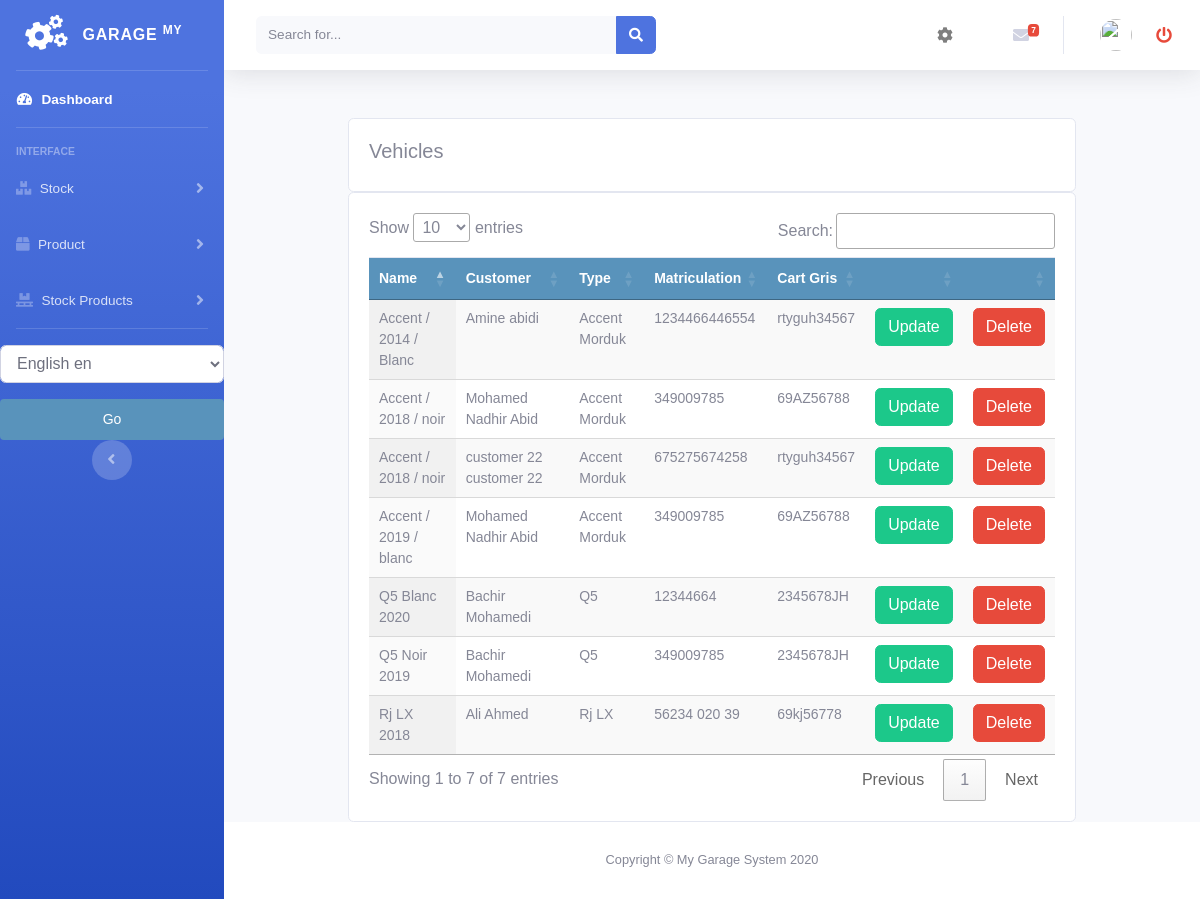
/vehicule/all_vehicule_list/, run on the app's committed database.
### vehicule/models.py (models this page shows, shortened)
class Vehicle(models.Model):
    vehicle_name = models.CharField(max_length=200, null=True)
    customer = models.ForeignKey(Customer, null=True, on_delete=models.CASCADE, related_name="vehicles")
    vehicle_type = models.ForeignKey(Type, null=True, on_delete=models.CASCADE)
    vehicle_mat = models.CharField(max_length=200, null=True)
    vehicle_cart_gris = models.CharField(max_length=200, null=True)
    date_created = models.DateTimeField(auto_now_add=True, null=True)
    updated = models.DateTimeField(auto_now=True, null=True)

class Type(models.Model):
    brand = models.ForeignKey(Brand, null=True, on_delete=models.CASCADE)
    name = models.CharField(max_length=250, null=True)
    slug = models.SlugField(max_length=200, unique=True)
    image = models.ImageField(upload_to='types/%Y/%m/%d', blank=True,)
    class Meta:
        ordering = ('name',)
        verbose_name = 'type'
        verbose_name_plural = 'types'
    def __str__(self):
        return self.name

### customer/models.py (models this page shows, shortened)
class Customer(models.Model):
    firstname = models.CharField(max_length=250, null=True)
    lastname = models.CharField(max_length=250, null=True)
    address = models.CharField(max_length=200, null=True)
    phone = models.CharField(max_length=200, null=True)
    date_created = models.DateTimeField(auto_now_add=True, null=True)
    date_updated = models.DateTimeField(auto_now=True)
    date_joined = models.DateField(null=True)
    enterprise = models.BooleanField(default=False)
    debt = models.DecimalField(max_digits=10, decimal_places=2, null=True, default=0)
    def __str__(self):
        return self.firstname + " " + self.lastname

### vehicule/views.py (the view)
# urls.py: path('all_vehicule_list/', views.all_vehicule_list, name='all_vehicule_list'),
def all_vehicule_list(request):
    vehicles = Vehicle.objects.all()
    context = {
        'vehicles': vehicles,
    }
    return render(request, 'vehicule/all_list_vehicule.html', context)

### accounts/templatetags/erpextra.py (called while the page is built)
@register.filter(name='has_group')
def has_group(user, group_name):
    group = Group.objects.get(name=group_name)
    return True if group in user.groups.all() else False

### vehicule/templates/vehicule/all_list_vehicule.html (shortened to what this page needs)
{% extends 'home.html' %}
{% load static %}
{% load i18n %}
{% block content %}
<br>
<div class="container">
    <div class="row">
        <div class="col-md">
            <div class="card card-body">
                <h5>{% trans "Vehicles" %}</h5>
            </div>
            <div class="card card-body">
                <table id="table_id" class="display text-center table">
                    <thead>
                    <tr>
                        <th>{% trans "Name" %}</th>
                        <th>{% trans "Customer" %}</th>
                        <th>{% trans "Type" %}</th>
                        <th>{% trans "Matriculation" %}</th>
                        <th>{% trans "Cart Gris" %}</th>
                        <th></th>
                        <th></th>
                    </tr>
                    </thead>
                    <tbody>
                    {% for veh in vehicles %}
                    <tr>
                        <td>
                            {{veh.vehicle_name}}
                        </td>
                        <td>
                            {{veh.customer}}
                        </td>
                        <td>
                            {{veh.vehicle_type}}
                        </td>
                        <td>
                            {{veh.vehicle_mat}}
                        </td>
                        <td>
                            {{veh.vehicle_cart_gris}}
                        </td>
                        <td>
                            <a class="btn btn-success " href="{% url 'vehicule:update_vehicule' veh.id %}">{% trans "Update" %}</a>
                        </td>
                        <td>
                            <a class="btn btn-danger " href="{% url 'vehicule:delete_vehicule' veh.id %}">{% trans "Delete" %}</a>
                        </td>
                    </tr>
                    {% endfor %}
                    </tbody>
                </table>
            </div>
        </div>
    </div>
</div>
{% endblock %}
{% block jsscript %}
<link rel="stylesheet" href="https://ajax.googleapis.com/ajax/libs/jqueryui/1.12.1/themes/smoothness/jquery-ui.css">
<link rel="stylesheet" href="https://cdnjs.cloudflare.com/ajax/libs/chosen/1.8.7/chosen.min.css"/>
<link rel="stylesheet" type="text/css" href="https://cdn.datatables.net/1.10.22/css/jquery.dataTables.css">
{% endblock %}

### static/css/main.css (style rules this page uses)
body { margin:0; padding:0; font-family:helvetica, sans-serif; }
h1, h2, h3, h4, h5 , h6 { font-family: 'Ubuntu', sans-serif; font-weight:normal; }
a { text-decoration:none; color:#5993bb; }
table { width:100%; border-spacing:0; border-collapse: collapse; }
table th, table td { text-align:left; font-size:14px; padding:10px; margin:0; }
tbody tr:nth-child(odd) { background:#efefef; }
thead th, tbody tr.total { background:#5993bb; color:#fff; font-weight:bold; }

### data on the page
Vehicle: vehicle_name "Accent / 2018 / noir", customer "Mohamed Nadhir Abid", vehicle_type "Accent Morduk", vehicle_mat "349009785", vehicle_cart_gris "69AZ56788"
Vehicle: vehicle_name "Q5 Noir 2019", customer "Bachir Mohamedi", vehicle_type "Q5", vehicle_mat "349009785", vehicle_cart_gris "2345678JH"
Vehicle: vehicle_name "Accent / 2019 / blanc", customer "Mohamed Nadhir Abid", vehicle_type "Accent Morduk", vehicle_mat "349009785", vehicle_cart_gris "69AZ56788"
Vehicle: vehicle_name "Q5 Blanc 2020", customer "Bachir Mohamedi", vehicle_type "Q5", vehicle_mat "12344664", vehicle_cart_gris "2345678JH"
Vehicle: vehicle_name "Accent / 2014 / Blanc", customer "Amine abidi", vehicle_type "Accent Morduk", vehicle_mat "1234466446554", vehicle_cart_gris "rtyguh34567"
Vehicle: vehicle_name "Rj LX 2018", customer "Ali Ahmed", vehicle_type "Rj LX", vehicle_mat "56234 020 39", vehicle_cart_gris "69kj56778"
Vehicle: vehicle_name "Accent / 2018 / noir", customer "customer 22 customer 22", vehicle_type "Accent Morduk", vehicle_mat "675275674258", vehicle_cart_gris "rtyguh34567"
